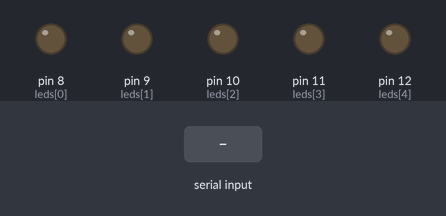
Bench run of a sketch on a simulated Arduino Uno, built with avr-gcc and run on an emulated ATmega328P. Parts: output pins drawn as LEDs (lit = HIGH). Inputs (shaded band) come from the test bench.

Above: at 1.2 s.
1.3 s: "1" received over Serial
At 1.6 s:
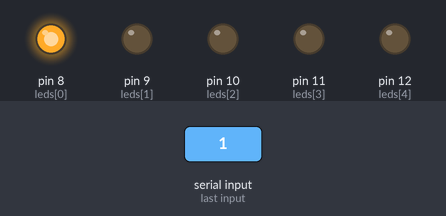
2.8 s: "2" received over Serial
At 4.0 s:
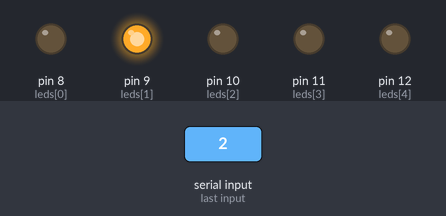
4.3 s: "0" received over Serial
At 5.1 s:
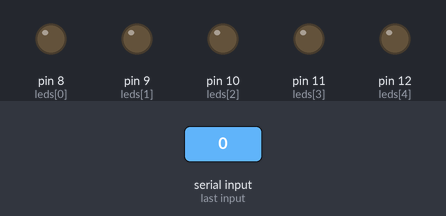
Timing chart, 0 to 7.3 s (numbered marks = the images above; inputs shaded):
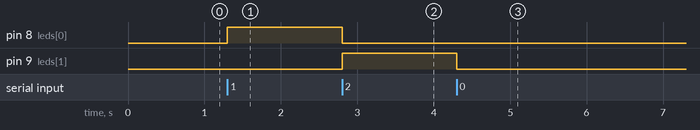

Measured:
- after the input at 1.3 s, pin 8 (leds[0]): LOW → HIGH at once
- after the input at 2.8 s, pin 8 (leds[0]): HIGH → LOW at once; pin 9 (leds[1]): LOW → HIGH at once
- after the input at 4.3 s, pin 9 (leds[1]): HIGH → LOW at once

The sketch:

arduino.ino
```cpp
char data;

int leds[] = {8, 9, 10, 11, 12};

void setup() {
  Serial.begin(9600);

  for (int i = 0; i < 5; i++) {
    pinMode(leds[i], OUTPUT);
    digitalWrite(leds[i], LOW);
  }
}

void loop() {
  if (Serial.available()) {
    data = Serial.read();

    // Turn all OFF first
    for (int i = 0; i < 5; i++) {
      digitalWrite(leds[i], LOW);
    }

    if (data >= '1' && data <= '5') {
      int index = data - '1';
      digitalWrite(leds[index], HIGH);
    }
  }
}
```
